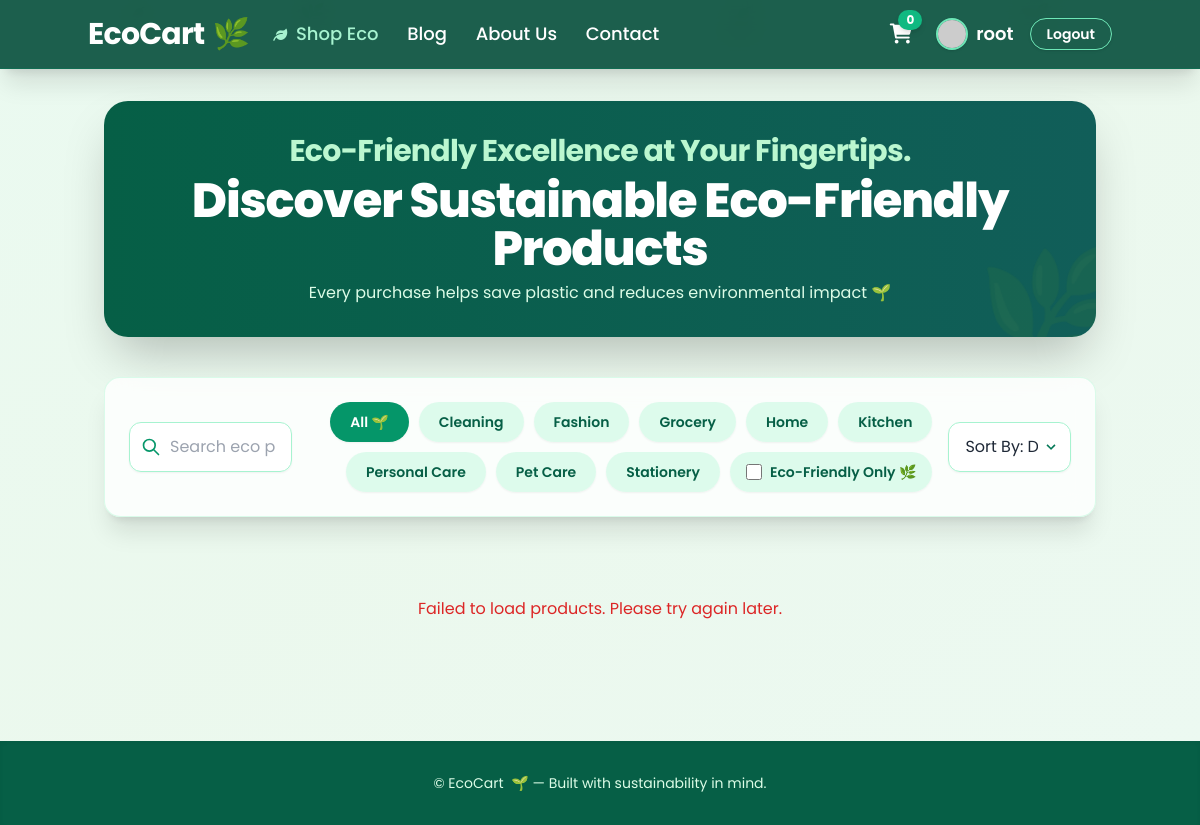
/products/ (signed in), run on the app's committed database.
### accounts/models.py (models this page shows, shortened)
class CustomUser(AbstractUser):
    email = models.EmailField(unique=True)
    phone = models.CharField(max_length=15, blank=True, verbose_name="Phone Number")
    GENDER_CHOICES = [
        ('M', 'Male'),
        ('F', 'Female'),
        ('O', 'Other'),
    ]
    gender = models.CharField(max_length=1, choices=GENDER_CHOICES, blank=True)
    profile_picture = models.ImageField(upload_to='profile_pics/', blank=True, null=True, default='default.jpg')
    bio = models.TextField(blank=True, null=True, verbose_name="Biography")
    address = models.CharField(max_length=255, blank=True, null=True, verbose_name="Shipping Address")

### products/models.py (models this page shows, shortened)
class Category(models.Model):
    name = models.CharField(max_length=100, unique=True)
    slug = models.SlugField(max_length=100, unique=True, blank=True)
    class Meta:
        verbose_name_plural = "Categories"

### products/views.py (the view)
# urls.py: path('', views.product_list_view, name='list'), # Product list view
def product_list_view(request):
    current_category_slug = request.GET.get('category', 'all')
    current_search_query = request.GET.get('search', '')
    eco_friendly_checked = request.GET.get('eco_friendly', 'false').lower() == 'true'
    current_sort_by = request.GET.get('sort_by', 'default')
    categories = Category.objects.all().order_by('name')
    context = {
        'pick_up_line': "Eco-Friendly Excellence at Your Fingertips.",
        'categories': categories,
        'current_category': current_category_slug,
        'current_search': current_search_query,
        'eco_friendly_checked': eco_friendly_checked,
        'current_sort_by': current_sort_by,
    }
    return render(request, 'products/product_list.html', context)

### products/templates/products/product_list.html (shortened to what this page needs)
{% load static %}
<!DOCTYPE html>
<html lang="en">
<head>
    <script src="https://cdn.tailwindcss.com"></script>
    <link rel="stylesheet" href="https://cdnjs.cloudflare.com/ajax/libs/font-awesome/6.0.0-beta3/css/all.min.css">
    <link rel="stylesheet" href="{% static 'products/css/product.css' %}">
</head>
<body class="min-h-screen flex flex-col bg-gradient-to-br from-emerald-50/60 via-green-50/40 to-teal-50/50 text-gray-800 relative overflow-x-hidden">
    <div class="leaf-particle text-2xl" style="left: 10%; animation-delay: 0s;">🍃</div>
    <div class="leaf-particle text-xl" style="left: 25%; animation-delay: 3s;">🌿</div>
    <div class="leaf-particle text-3xl" style="left: 60%; animation-delay: 6s;">🍃</div>
    <div class="leaf-particle text-2xl" style="left: 85%; animation-delay: 9s;">🌱</div>
    <header id="main-navbar" class="bg-emerald-900/90 backdrop-blur-md border-b border-emerald-700/50 p-4 shadow-xl sticky top-0 z-40 transition-all duration-300">
        <div class="container mx-auto flex items-center justify-between flex-wrap">
            <a href="{% url 'accounts:home' %}" class="flex items-center flex-shrink-0 text-white mr-6 group">
                <span class="font-bold text-3xl tracking-tight text-white flex items-center">
                    EcoCart <span class="ml-2 text-green-300 transform group-hover:rotate-12 transition-transform duration-300">🌿</span>
                </span>
            </a>
            <div id="nav-content" class="w-full block flex-grow lg:flex lg:items-center lg:w-auto hidden">
                <div class="text-lg lg:flex-grow font-medium">
                    <a href="{% url 'products:list' %}" class="block mt-4 lg:inline-block lg:mt-0 text-emerald-200 hover:text-white mr-6 transition duration-300">
                        <i class="fas fa-leaf mr-1 text-sm"></i> Shop Eco
                    </a>
                    <a href="{% url 'accounts:blog' %}" class="block mt-4 lg:inline-block lg:mt-0 text-white hover:text-green-200 mr-6 transition duration-300">
                        Blog
                    </a>
                    <a href="{% url 'accounts:about_us' %}" class="block mt-4 lg:inline-block lg:mt-0 text-white hover:text-green-200 mr-6 transition duration-300">
                        About Us
                    </a>
                    <a href="{% url 'accounts:contact' %}" class="block mt-4 lg:inline-block lg:mt-0 text-white hover:text-green-200 transition duration-300">
                        Contact
                    </a>
                </div>
                <div class="flex items-center">
                    <a href="{% url 'accounts:cart_detail' %}" class="text-white text-xl relative mr-6 mt-4 lg:mt-0 group">
                        <i class="fas fa-shopping-cart transform group-hover:scale-110 transition duration-200"></i>
                        <span id="cart-count" class="absolute -top-2.5 -right-2.5 bg-emerald-500 text-white text-xs font-bold rounded-full px-2 py-0.5 shadow-md">0</span>
                    </a>
                    {% if user.is_authenticated %}
                        <a href="{% url 'accounts:profile' %}" class="flex items-center text-white text-lg hover:text-green-200 transition duration-300 mr-4 mt-4 lg:mt-0">
                            <img src="{% if user.profile_picture and user.profile_picture.name != 'default.jpg' %}{{ user.profile_picture.url }}{% else %}https://ui-avatars.com/api/?name={{ user.username }}&background=059669&color=fff{% endif %}"
                                 onerror="this.onerror=null; this.src='https://ui-avatars.com/api/?name={{ user.username }}&background=059669&color=fff';"
                                 alt="{{ user.username }} Profile Picture"
                                 class="w-8 h-8 rounded-full border-2 border-emerald-300 object-cover mr-2 shadow">
                            <span class="hidden sm:inline font-semibold">{{ user.username }}</span>
                        </a>
                        <a href="{% url 'accounts:logout' %}" class="inline-block text-sm px-4 py-2 leading-none border border-emerald-300 rounded-full text-white hover:bg-white hover:text-emerald-900 mt-4 lg:mt-0 transition duration-300 font-semibold shadow">
                            Logout
                        </a>
                    {% endif %}
                </div>
            </div>
        </div>
    </header>
    <main class="flex-grow container mx-auto px-4 py-8 relative z-10">
        <div class="bg-gradient-to-r from-emerald-800 to-teal-800 text-white rounded-3xl p-8 mb-10 shadow-2xl relative overflow-hidden text-center">
            <div class="absolute -right-10 -bottom-10 opacity-10 text-9xl pointer-events-none">🌿</div>
            <p class="text-2xl md:text-3xl font-bold text-green-200 mb-2 tracking-tight leading-snug">
                {{ pick_up_line }}
            </p>
            <h1 class="text-3xl md:text-5xl font-extrabold tracking-tight">Discover Sustainable Eco-Friendly Products</h1>
            <p class="text-green-100 text-sm md:text-base mt-2 max-w-2xl mx-auto">Every purchase helps save plastic and reduces environmental impact 🌱</p>
        </div>
        <div class="mb-10 flex flex-col md:flex-row items-center justify-between gap-4 p-6 bg-white/80 backdrop-blur-md rounded-2xl border border-emerald-100/80 shadow-xl">
            <div class="relative w-full md:w-1/3">
                <input type="text" id="product-search" placeholder="Search eco products..." value="{{ current_search }}"
                        class="w-full pl-10 pr-4 py-3 bg-white/90 border border-emerald-200 rounded-xl focus:outline-none focus:ring-2 focus:ring-emerald-500 transition duration-300 text-base shadow-sm">
                <svg class="absolute left-3 top-1/2 transform -translate-y-1/2 text-emerald-600 w-5 h-5" fill="none" stroke="currentColor" viewBox="0 0 24 24">
                    <path stroke-linecap="round" stroke-linejoin="round" stroke-width="2" d="M21 21l-6-6m2-5a7 7 0 11-14 0 7 7 0 0114 0z"></path>
                </svg>
            </div>
            <div class="w-full md:w-auto flex flex-wrap justify-center md:justify-end gap-2.5">
                <button class="filter-btn px-5 py-2.5 font-semibold rounded-full shadow-sm transition duration-300 text-sm {% if current_category == 'all' %}bg-emerald-600 text-white shadow-md{% else %}bg-emerald-100/70 text-emerald-800 hover:bg-emerald-200{% endif %}" data-filter="all">All 🌱</button>
                {% for category in categories %}
                    <button class="filter-btn px-5 py-2.5 font-semibold rounded-full shadow-sm transition duration-300 text-sm {% if current_category == category.slug %}bg-emerald-600 text-white shadow-md{% else %}bg-emerald-100/70 text-emerald-800 hover:bg-emerald-200{% endif %}" data-filter="{{ category.slug }}">{{ category.name|title }}</button>
                {% endfor %}
                <label for="eco_friendly_checkbox" class="flex items-center space-x-2 cursor-pointer px-4 py-2 bg-emerald-100/70 text-emerald-800 font-semibold rounded-full hover:bg-emerald-200 transition duration-300 text-sm shadow-sm">
                    <input type="checkbox" id="eco_friendly_checkbox" class="form-checkbox h-4 w-4 text-emerald-600 rounded focus:ring-emerald-500" {% if eco_friendly_checked %}checked{% endif %}>
                    <span>Eco-Friendly Only 🌿</span>
                </label>
            </div>
            <div class="relative w-full md:w-1/4">
                <select id="sort-by"
                             class="block w-full px-4 py-3 bg-white/90 border border-emerald-200 rounded-xl shadow-sm focus:outline-none focus:ring-2 focus:ring-emerald-500 transition duration-300 text-base appearance-none pr-8">
                    <option value="default" {% if current_sort_by == 'default' %}selected{% endif %}>Sort By: Default</option>
                </select>
                <div class="pointer-events-none absolute inset-y-0 right-0 flex items-center px-3 text-emerald-700">
                </div>
            </div>
        </div>
        <div id="product-grid" class="grid grid-cols-1 sm:grid-cols-2 lg:grid-cols-3 xl:grid-cols-4 gap-8">
        </div>
    </main>
    <footer class="bg-emerald-800 text-green-100 py-8 text-center shadow-inner mt-auto">
        <div class="container mx-auto px-4">
            <div class="text-sm">
                &copy; {{ "now"|date:"Y" }} EcoCart <span class="ml-1">🌱</span> — Built with sustainability in mind.
            </div>
        </div>
    </footer>
</body>
</html>

### products/static/products/css/product.css (style rules this page uses)
body { font-family: 'Poppins', sans-serif; background-color: #E8F5E9; margin: 0; padding: 0; }

### products/templates/products/product_list.html (style rules this page uses)
:root { --color-primary-lightest: #E8F5E9; --color-primary-medium: #A5D6A7; --color-primary-dark: #66BB6A; --color-emerald-800: #065F46; --color-emerald-600: #059669; }
body { font-family: 'Poppins', sans-serif; @apply bg-gray-50 text-gray-800; min-height: 10vh; display: flex; flex-direction: column; }
.leaf-particle { position: fixed; pointer-events: none; z-index: 1; opacity: 0.25; animation: floatLeaf 15s linear infinite; }

### data on the page
CustomUser: username "root"
Category: name "Cleaning"
Category: name "Fashion"
Category: name "Grocery"
Category: name "Home"
Category: name "Kitchen"
Category: name "Personal Care"
Category: name "Pet Care"
Category: name "Stationery"

### other printed values
{{ pick_up_line }} "Eco-Friendly Excellence at Your Fingertips."
